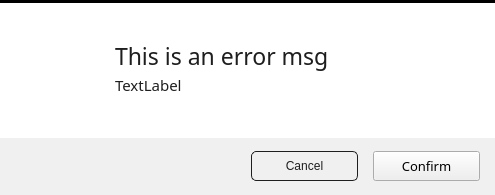
<?xml version="1.0" encoding="UTF-8"?>
<ui version="4.0">
 <class>dialog</class>
 <widget class="QDialog" name="dialog">
  <property name="geometry">
   <rect>
    <x>0</x>
    <y>0</y>
    <width>495</width>
    <height>195</height>
   </rect>
  </property>
  <property name="sizePolicy">
   <sizepolicy hsizetype="Fixed" vsizetype="Fixed">
    <horstretch>0</horstretch>
    <verstretch>0</verstretch>
   </sizepolicy>
  </property>
  <property name="minimumSize">
   <size>
    <width>0</width>
    <height>195</height>
   </size>
  </property>
  <property name="maximumSize">
   <size>
    <width>16777215</width>
    <height>195</height>
   </size>
  </property>
  <property name="windowTitle">
   <string>Dialog</string>
  </property>
  <property name="styleSheet">
   <string notr="true">#dialog {
	border-radius: 7px;
}

QLabel {
	color: #1E1E1E;
}</string>
  </property>
  <layout class="QVBoxLayout" name="verticalLayout">
   <property name="spacing">
    <number>0</number>
   </property>
   <property name="leftMargin">
    <number>0</number>
   </property>
   <property name="topMargin">
    <number>0</number>
   </property>
   <property name="rightMargin">
    <number>0</number>
   </property>
   <property name="bottomMargin">
    <number>0</number>
   </property>
   <item>
    <widget class="Line" name="top_line">
     <property name="sizePolicy">
      <sizepolicy hsizetype="Minimum" vsizetype="Fixed">
       <horstretch>0</horstretch>
       <verstretch>0</verstretch>
      </sizepolicy>
     </property>
     <property name="styleSheet">
      <string notr="true"/>
     </property>
     <property name="frameShadow">
      <enum>QFrame::Plain</enum>
     </property>
     <property name="lineWidth">
      <number>5</number>
     </property>
     <property name="midLineWidth">
      <number>10</number>
     </property>
     <property name="orientation">
      <enum>Qt::Horizontal</enum>
     </property>
    </widget>
   </item>
   <item>
    <widget class="QWidget" name="main_widget" native="true">
     <property name="sizePolicy">
      <sizepolicy hsizetype="Preferred" vsizetype="Expanding">
       <horstretch>0</horstretch>
       <verstretch>0</verstretch>
      </sizepolicy>
     </property>
     <property name="styleSheet">
      <string notr="true">#main_widget {
	background-color: white;
}</string>
     </property>
     <layout class="QHBoxLayout" name="horizontalLayout_3">
      <property name="spacing">
       <number>20</number>
      </property>
      <property name="leftMargin">
       <number>15</number>
      </property>
      <property name="topMargin">
       <number>20</number>
      </property>
      <property name="rightMargin">
       <number>15</number>
      </property>
      <property name="bottomMargin">
       <number>25</number>
      </property>
      <item>
       <widget class="QLabel" name="icon">
        <property name="sizePolicy">
         <sizepolicy hsizetype="Fixed" vsizetype="Fixed">
          <horstretch>0</horstretch>
          <verstretch>0</verstretch>
         </sizepolicy>
        </property>
        <property name="minimumSize">
         <size>
          <width>80</width>
          <height>80</height>
         </size>
        </property>
        <property name="maximumSize">
         <size>
          <width>16777215</width>
          <height>16777215</height>
         </size>
        </property>
        <property name="text">
         <string/>
        </property>
        <property name="scaledContents">
         <bool>true</bool>
        </property>
       </widget>
      </item>
      <item>
       <layout class="QVBoxLayout" name="verticalLayout_2">
        <property name="spacing">
         <number>0</number>
        </property>
        <property name="topMargin">
         <number>15</number>
        </property>
        <property name="bottomMargin">
         <number>15</number>
        </property>
        <item>
         <widget class="QLabel" name="subject_label">
          <property name="sizePolicy">
           <sizepolicy hsizetype="Preferred" vsizetype="Fixed">
            <horstretch>0</horstretch>
            <verstretch>0</verstretch>
           </sizepolicy>
          </property>
          <property name="font">
           <font>
            <family>Perpetua</family>
            <pointsize>17</pointsize>
           </font>
          </property>
          <property name="text">
           <string>This is an error msg</string>
          </property>
         </widget>
        </item>
        <item>
         <widget class="QLabel" name="message_label">
          <property name="sizePolicy">
           <sizepolicy hsizetype="Preferred" vsizetype="Fixed">
            <horstretch>0</horstretch>
            <verstretch>0</verstretch>
           </sizepolicy>
          </property>
          <property name="font">
           <font>
            <family>Perpetua</family>
            <pointsize>11</pointsize>
           </font>
          </property>
          <property name="text">
           <string>TextLabel</string>
          </property>
         </widget>
        </item>
       </layout>
      </item>
     </layout>
    </widget>
   </item>
   <item>
    <widget class="QWidget" name="button_widget" native="true">
     <property name="sizePolicy">
      <sizepolicy hsizetype="Expanding" vsizetype="Expanding">
       <horstretch>0</horstretch>
       <verstretch>0</verstretch>
      </sizepolicy>
     </property>
     <property name="minimumSize">
      <size>
       <width>0</width>
       <height>57</height>
      </size>
     </property>
     <property name="maximumSize">
      <size>
       <width>16777215</width>
       <height>57</height>
      </size>
     </property>
     <property name="styleSheet">
      <string notr="true">#button_widget {
	background-color: #F0F0F0;
}</string>
     </property>
     <layout class="QHBoxLayout" name="horizontalLayout_2">
      <property name="spacing">
       <number>0</number>
      </property>
      <property name="leftMargin">
       <number>0</number>
      </property>
      <property name="topMargin">
       <number>0</number>
      </property>
      <property name="rightMargin">
       <number>0</number>
      </property>
      <property name="bottomMargin">
       <number>0</number>
      </property>
      <item>
       <layout class="QHBoxLayout" name="horizontalLayout">
        <property name="spacing">
         <number>15</number>
        </property>
        <property name="rightMargin">
         <number>15</number>
        </property>
        <item>
         <spacer name="horizontalSpacer">
          <property name="orientation">
           <enum>Qt::Horizontal</enum>
          </property>
          <property name="sizeHint" stdset="0">
           <size>
            <width>40</width>
            <height>20</height>
           </size>
          </property>
         </spacer>
        </item>
        <item>
         <widget class="QPushButton" name="cancellation_btn">
          <property name="sizePolicy">
           <sizepolicy hsizetype="Fixed" vsizetype="Fixed">
            <horstretch>0</horstretch>
            <verstretch>0</verstretch>
           </sizepolicy>
          </property>
          <property name="minimumSize">
           <size>
            <width>107</width>
            <height>30</height>
           </size>
          </property>
          <property name="styleSheet">
           <string notr="true">QPushButton {
	background-color: transparent;
	border: 1px solid #1E1E1E;
	border-radius: 5px;
	color: #1E1E1E;
	font: 57 10pt &quot;Roboto Mono Medium&quot;;
}



</string>
          </property>
          <property name="text">
           <string>Cancel</string>
          </property>
         </widget>
        </item>
        <item>
         <widget class="QPushButton" name="confirmation_btn">
          <property name="sizePolicy">
           <sizepolicy hsizetype="Fixed" vsizetype="Fixed">
            <horstretch>0</horstretch>
            <verstretch>0</verstretch>
           </sizepolicy>
          </property>
          <property name="minimumSize">
           <size>
            <width>107</width>
            <height>30</height>
           </size>
          </property>
          <property name="font">
           <font>
            <family>Roboto Mono Medium</family>
            <pointsize>10</pointsize>
            <weight>50</weight>
            <bold>false</bold>
           </font>
          </property>
          <property name="styleSheet">
           <string notr="true"/>
          </property>
          <property name="text">
           <string>Confirm</string>
          </property>
         </widget>
        </item>
       </layout>
      </item>
     </layout>
    </widget>
   </item>
  </layout>
 </widget>
 <resources/>
 <connections/>
</ui>
